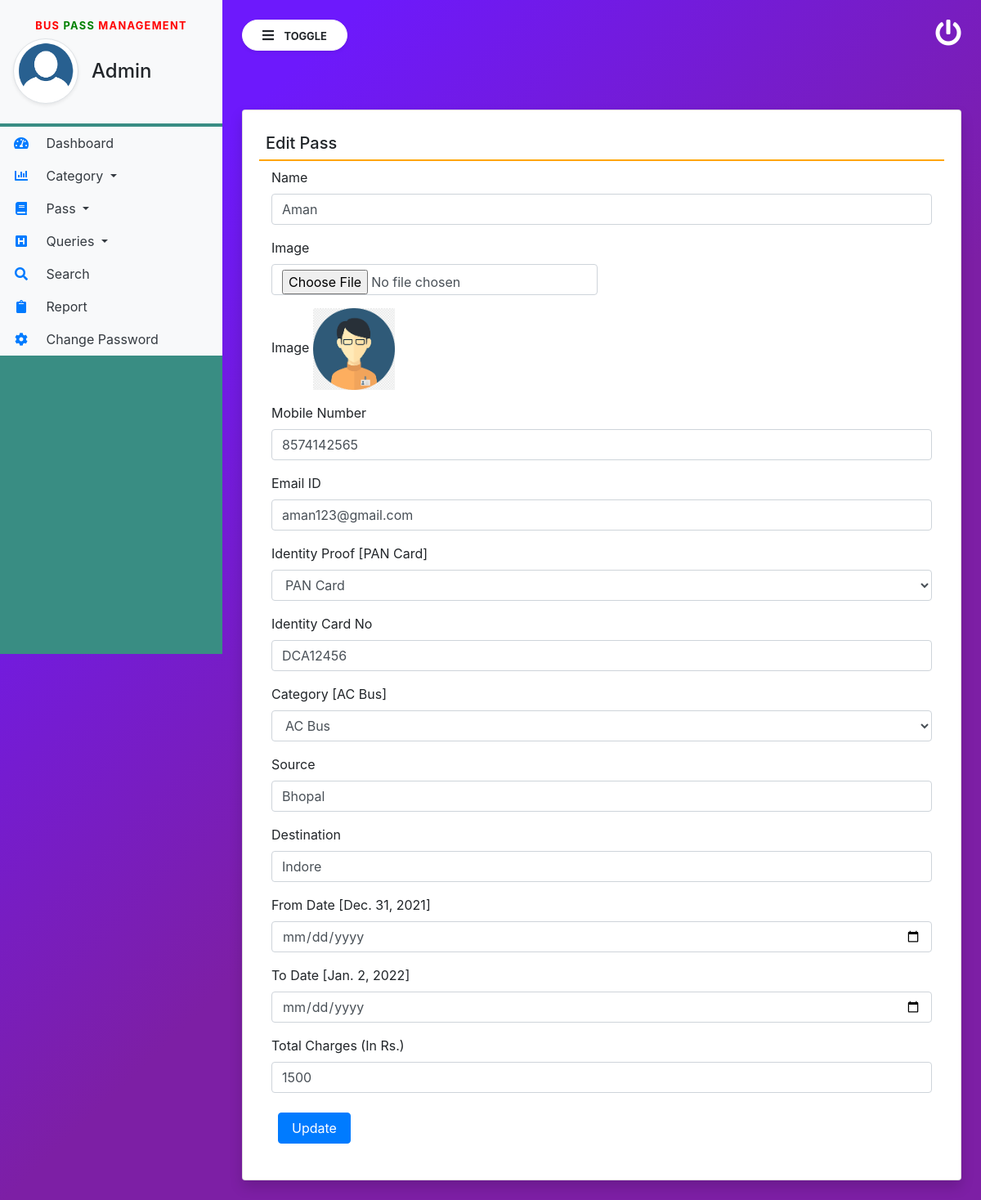
/edit_Pass/4, run on the app's committed database.
### buspass/models.py (models this page shows, shortened)
class Pass(models.Model):
    PassNumber = models.CharField(max_length=200)
    FullName = models.CharField(max_length=200, null=True)
    ProfileImage = models.FileField(null=True)
    ContactNumber = models.CharField(max_length=15, null=True)
    Email = models.CharField(max_length=100, null=True)
    IdentityType = models.CharField(max_length=200, null=True)
    IdentityCardno = models.CharField(max_length=200, null=True)
    category = models.ForeignKey(Category,on_delete=models.CASCADE)
    Source = models.CharField(max_length=300, null=True)
    Destination = models.CharField(max_length=300, null=True)
    FromDate = models.DateField(null=True)
    ToDate = models.DateField(null=True)
    Cost = models.CharField(max_length=300, null=True)
    PasscreationDate = models.DateTimeField(null=True)

class Category(models.Model):
    categoryname = models.CharField(max_length=100, null=True)
    creationDate = models.DateTimeField(auto_now_add=True)

### buspass/views.py (the view, shortened to what this page needs)
# urls.py: path('edit_Pass/<int:pid>', edit_Pass, name='edit_Pass'),
def edit_Pass(request, pid):
    pas = Pass.objects.get(id=pid)
    category1 = Category.objects.all()
    error = ""
    return render(request, 'edit_Pass.html', locals())

### buspass/templates/edit_Pass.html (shortened to what this page needs)
{% extends 'admin_base.html' %}
{% block main  %}
<div class="card shadow mt-5">
    <div class="card-body">
        <h5 class="p-2" style="border-bottom: 2px solid orange;">Edit Pass</h5>
        <div class="container-fluid">
            <form method="POST" enctype="multipart/form-data">
                <div class="form-row">
                    <div class="col-sm-12">
                        <div class="form-group">
                            <label>Name</label>
                            <input type="text" name="FullName" class="form-control" value="{{pas.FullName}}">
                        </div>
                    </div>
                </div>
                <div class="form-row">
                    <div class="col-sm-6">
                        <div class="form-group">
                            <label>Image</label>
                            <input type="file" name="ProfileImage" class="form-control">
                        </div>
                    </div>
                </div>
                <div class="form-row">
                    <div class="col-sm-6">
                        <div class="form-group">
                            <label>Image</label>
                            <img src = "{{pas.ProfileImage.url}}" height="100" width="100">
                        </div>
                    </div>
                </div>
                <div class="form-row">
                    <div class="col-sm-12">
                        <div class="form-group">
                            <label>Mobile Number</label>
                            <input type="text" name="ContactNumber" class="form-control" value="{{pas.ContactNumber}}">
                        </div>
                    </div>
                </div>
                <div class="form-row">
                    <div class="col-sm-12">
                        <div class="form-group">
                            <label>Email ID</label>
                            <input type="email" name="Email" class="form-control" value="{{pas.Email}}">
                        </div>
                    </div>
                </div>
                <div class="form-row">
                    <div class="col-sm-12">
                        <div class="form-group">
                            <label>Identity Proof [{{pas.IdentityType}}]</label>
                            <select name="IdentityType" class="form-control">
                                <option value="{{pas.IdentityType}}">{{pas.IdentityType}}</option>
                            </select>
                        </div>
                    </div>
                </div>
                <div class="form-row">
                    <div class="col-sm-12">
                        <div class="form-group">
                            <label>Identity Card No</label>
                            <input type="text" name="IdentityCardno" class="form-control" value="{{pas.IdentityCardno}}">
                        </div>
                    </div>
                </div>
                <div class="form-row">
                    <div class="col-sm-12">
                        <div class="form-group">
                            <label>Category [{{pas.category.categoryname}}]</label>
                            <select name="category" class="form-control">
                                <option value="{{pas.category.id}}">{{pas.category.categoryname}}</option>
                            </select>
                        </div>
                    </div>
                </div>
                <div class="form-row">
                    <div class="col-sm-12">
                        <div class="form-group">
                            <label>Source</label>
                            <input type="text" name="Source" class="form-control" value="{{pas.Source}}">
                        </div>
                    </div>
                </div>
                <div class="form-row">
                    <div class="col-sm-12">
                        <div class="form-group">
                            <label>Destination</label>
                            <input type="text" name="Destination" class="form-control" value="{{pas.Destination}}">
                        </div>
                    </div>
                </div>
                <div class="form-row">
                    <div class="col-sm-12">
                        <div class="form-group">
                            <label>From Date [{{pas.FromDate}}]</label>
                            <input type="date" name="FromDate" class="form-control">
                        </div>
                    </div>
                </div>
                <div class="form-row">
                    <div class="col-sm-12">
                        <div class="form-group">
                            <label>To Date [{{pas.ToDate}}]</label>
                            <input type="date" name="ToDate" class="form-control">
                        </div>
                    </div>
                </div>
                <div class="form-row">
                    <div class="col-sm-12">
                        <div class="form-group">
                            <label>Total Charges (In Rs.)</label>
                            <input type="text" name="Cost" class="form-control" value="{{pas.Cost}}">
                        </div>
                    </div>
                </div>
                <input type="submit" value="Update" class="m-2 px-3 btn btn-primary">
            </form>
        </div>
    </div>
</div>
{% endblock %}

### buspass/static/css/sidebar.css (style rules this page uses)
body { background-image : linear-gradient(135.9deg,rgba(109,25,252,1) 16.4%,rgba(125,31,165,1) 56.1%); min-height:100vh; }

### data on the page
Pass: FullName "Aman", ProfileImage (picture), ContactNumber "8574142565", Email "aman123@gmail.com", IdentityType "PAN Card", IdentityCardno "DCA12456", category.categoryname "AC Bus", category "AC Bus", Source "Bhopal", Destination "Indore", FromDate "Dec. 31, 2021", ToDate "Jan. 2, 2022", Cost "1500"
